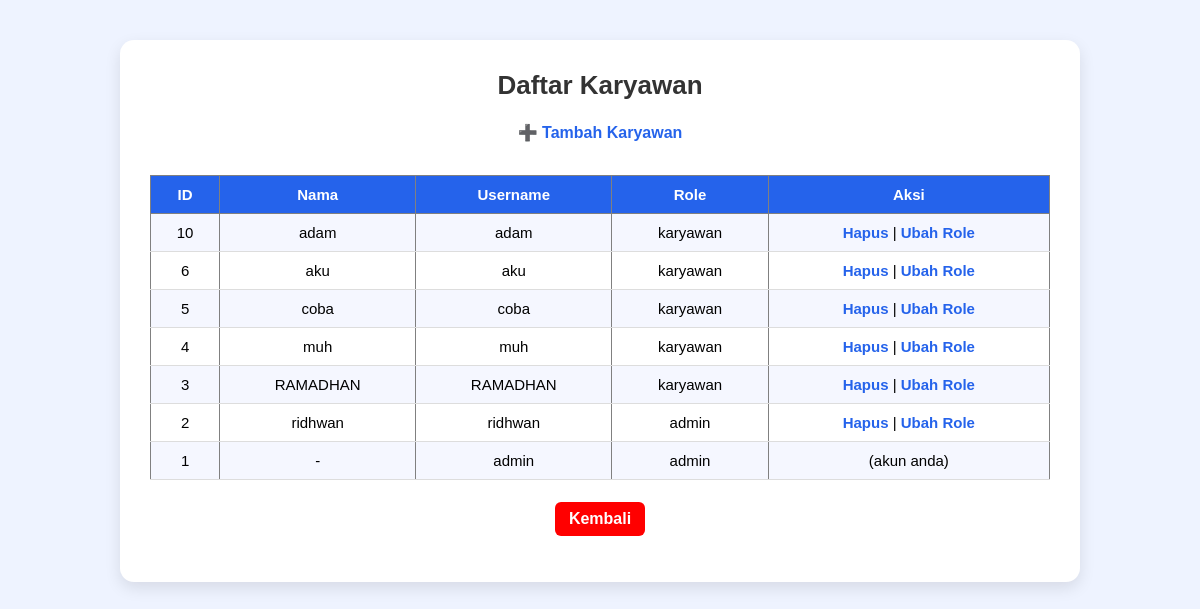
/list_karyawan.php (signed in), run on the app's committed database.
### tables this page shows
CREATE TABLE `users` (
  `id` int(11) NOT NULL,
  `nama` varchar(100) DEFAULT NULL,
  `username` varchar(50) NOT NULL,
  `password` varchar(255) NOT NULL,
  `role` enum('admin','karyawan') NOT NULL DEFAULT 'karyawan',
  `created_at` timestamp NOT NULL DEFAULT current_timestamp()
);

### list_karyawan.php (the view, shortened to what this page needs)
<?php
include "db.php";
$users = $conn->query("SELECT * FROM users ORDER BY id DESC");
?>
<!DOCTYPE html>
<html>
<head>
<link rel="stylesheet" href="css/list_karyawan.css">
</head>
<body>
<div class="card">
    <h2>Daftar Karyawan</h2>
    <a href="add_karyawan.php">➕ Tambah Karyawan</a>
    <br><br>
    <table border="1" cellpadding="6" style="width:100%; border-collapse:collapse;">
        <tr>
            <th>ID</th>
            <th>Nama</th>
            <th>Username</th>
            <th>Role</th>
            <th>Aksi</th>
        </tr>
        <?php while ($u = $users->fetch_assoc()): ?>
        <tr>
            <td><?= $u['id'] ?></td>
            <td><?= htmlspecialchars($u['nama'] ?: '-') ?></td>
            <td><?= htmlspecialchars($u['username']) ?></td>
            <td><?= htmlspecialchars($u['role']) ?></td>
            <td>
                <?php if ($u['id'] != $_SESSION['user_id']): ?>
                    <a href="hapus_karyawan.php?id=<?= $u['id'] ?>" onclick="return confirm('Hapus karyawan ini?')">Hapus</a>
                    |
                    <a href="ubah_role.php?id=<?= $u['id'] ?>">Ubah Role</a>
                <?php else: ?>
                    (akun anda)
                <?php endif; ?>
            </td>
        </tr>
        <?php endwhile; ?>
    </table>
    <p style="margin-top:12px;"><a href="admin.php">Kembali</a></p>
</div>
</body>
</html>

### css/list_karyawan.css (style rules this page uses)
body { font-family: Arial, sans-serif; background: #eef3ff; margin: 0; padding: 0; }
.card { width: 80%; max-width: 900px; background: #ffffff; margin: 40px auto; padding: 30px; border-radius: 14px; box-shadow: 0 6px 16px rgba(0,0,0,0.1); text-align: center; }
.card h2 { margin-top: 0; font-size: 26px; color: #333; }
.card a { text-decoration: none; color: #2563eb; font-weight: bold; }
table { width: 100%; border-collapse: collapse; margin-top: 15px; font-size: 15px; }
table th { background: #2563eb; color: white; padding: 10px; }
table td { padding: 10px; border-bottom: 1px solid #ddd; }
table tr:nth-child(even) { background: #f5f7ff; }
td a { color: #2563eb; font-weight: bold; }
.card p a { display: inline-block; margin-top: 10px; padding: 8px 14px; background: #ff0000; color: white; border-radius: 6px; text-decoration: none; }

### data on the page
users: id "10", nama "adam", username "adam", role "karyawan"
users: id "6", nama "aku", username "aku", role "karyawan"
users: id "5", nama "coba", username "coba", role "karyawan"
users: id "4", nama "muh", username "muh", role "karyawan"
users: id "3", nama "RAMADHAN", username "RAMADHAN", role "karyawan"
users: id "2", nama "ridhwan", username "ridhwan", role "admin"
users: id "1", nama "-", username "admin", role "admin", shows "(akun anda)"
